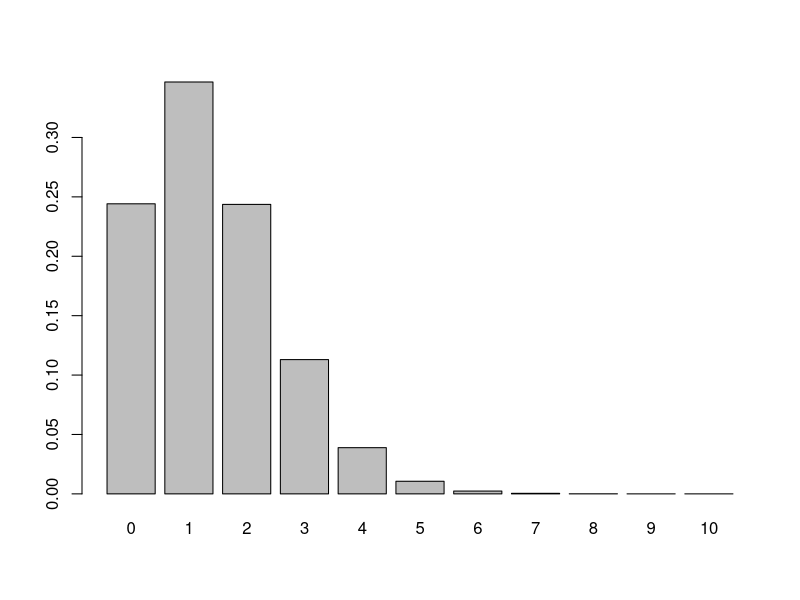
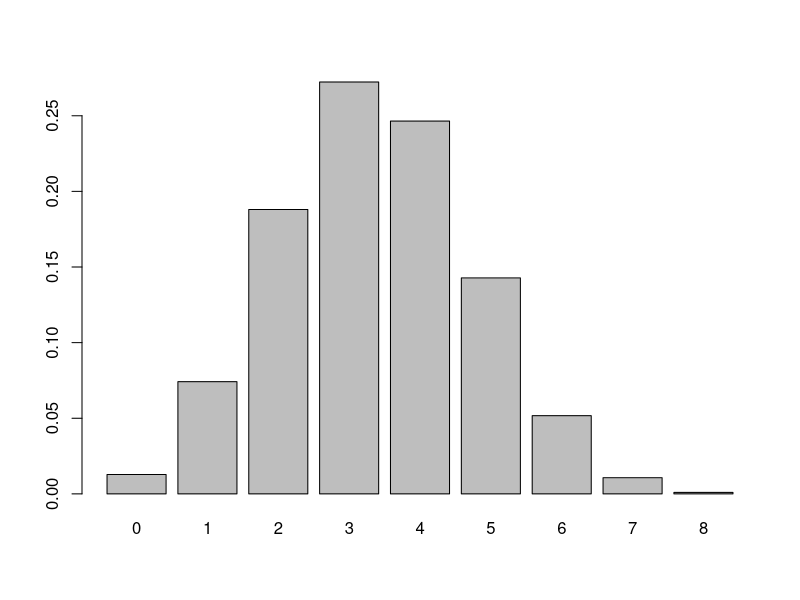

Here is the R script that generated these plots, in order:
## ---- chunk 1
knitr::opts_chunk$set(echo = TRUE)
## ---- chunk 2
#Kans dat 100 automobilisten allemaal netjes nuchter rijden
dbinom(0, 100, 0.014)

#Kans dat minstens 5% onder invloed rijd
pbinom(4, 100, 0.014, lower.tail = FALSE)
#sum(dbinom(5:100, 100, 0.014)) to check

#Kans dat meer dan de helft van de fietsers onder invloed rijd
pbinom(4, 8, 0.42, lower.tail = FALSE)
#sum(dbinom(5:8, 8, 0.42)) to check
## ---- chunk 3
x <-seq(0,10,by = 1)
z = dbinom(x,100, 0.014)
barplot(z, names.arg = 0:10)

x <-seq(0,8,by = 1)
z = dbinom(x,8, 0.42)
barplot(z, names.arg = 0:8)

